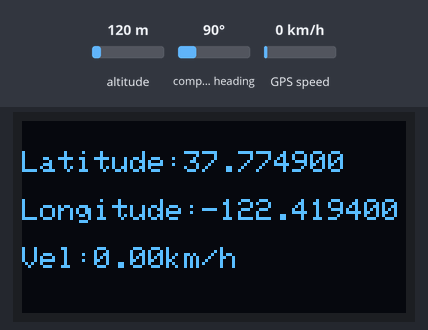
Recording of a sketch running on a simulated ESP32. Shown: 128×64 one-colour display. The inputs (shaded band) are chosen by the test bench; at power-on: GPS speed 0 km/h, altitude 120 m, compass heading 90°. WiFi joins after 1.5 s; servers stay silent unless stated; uploads are accepted with an empty reply; the GPS gets a fix after 3 s at 37.7749, -122.4194 with 8 satellites; what the sketch prints to the serial monitor is not drawn.

Above: at 5.5 s.
5.6 s: GPS speed set to 2 km/h
13.0 s: GPS speed set to 30 km/h
At 16.4 s:
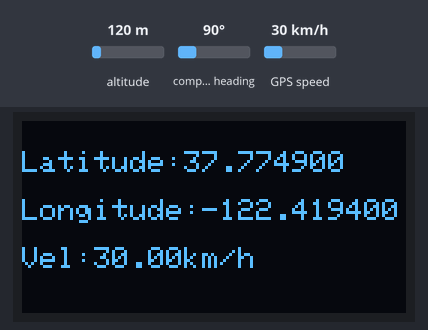
19.7 s: GPS speed set to 60 km/h
Timing chart, 0 to 22.7 s (numbered marks = the images above; inputs shaded):
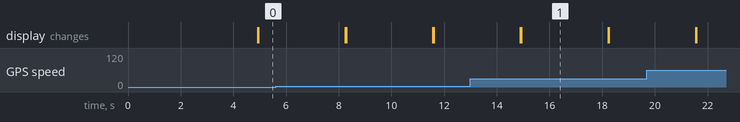

Measured:
- after the input at 13.0 s, the display: first differs from a run without the input after 1.9 s (image 1)
- what the display in image 1 shows lasts 3.3 s, from 14.9 s to 18.2 s

The sketch:

comun_BD_wifi_web.ino
```cpp
#include <TinyGPS++.h>
#include <Wire.h>
#include <WiFi.h>
#include <HTTPClient.h>
#include <Adafruit_GFX.h>
#include <Adafruit_SSD1306.h>

#define SCREEN_WIDTH 128
#define SCREEN_HEIGHT 64

const char* ssid     = "6X9:42";
const char* senha = "everybodylies";
const char* servidor = "****.com.br/***.php";
String apiKeyValor = "****";


HardwareSerial teste(1);
TinyGPSPlus gps;

Adafruit_SSD1306 display(SCREEN_WIDTH, SCREEN_HEIGHT, &Wire, -1);

void setup()
{


  teste.begin(9600, SERIAL_8N1, 16, 17);
  Serial.begin(9600);

    if(!display.begin(SSD1306_SWITCHCAPVCC, 0x3C)) {
    Serial.println(F("falha no diplay"));
    for(;;);
  }

  WiFi.begin(ssid, senha);
  Serial.println("Conectando");
  while(WiFi.status() != WL_CONNECTED) {
    delay(500);
    Serial.print(".");
  }
  Serial.println("");
  Serial.print("Conectado a rede WiFi, com o seguinte endereco IP: ");
  Serial.println(WiFi.localIP());


}

void loop()
{

  while (teste.available() > 0){
    if (gps.encode(teste.read())){
       Serial.print(F("Localizacao: "));
  if (gps.location.isValid())
  {

  display.setTextSize(1);
  display.setTextColor(WHITE);
  display.setCursor(0, 10);
  display.clearDisplay();
  Serial.print(gps.location.lat(), 6);
  Serial.print(F(","));
  Serial.print(gps.location.lng(), 6);
 display.print("Latitude:");
 display.println(gps.location.lat(), 6);
 display.println("  ");
 display.print("Longitude:");
 display.println(gps.location.lng(), 6);
 display.println("  ");
 display.display();
 Serial.print(F(" "));

  }
  else
  {
    Serial.print(F("invalido"));
  display.setTextSize(1);
  display.setTextColor(WHITE);
  display.setCursor(0, 10);
  display.clearDisplay();
    display.print("Conectando...");
  }

  Serial.print("Velocidade:");
 if(gps.speed.isValid()){
 Serial.print(F(","));
 Serial.print(gps.speed.kmph());
 display.print("Vel:");
 display.print(gps.speed.kmph());
 display.print("km/h");
 display.display();

 }

  Serial.print(F("  Data/Hora: "));
  if (gps.date.isValid())
  {
    Serial.print(gps.date.month());
    Serial.print(F("/"));
    Serial.print(gps.date.day());
    Serial.print(F("/"));
    Serial.print(gps.date.year());
  }
  else
  {
    Serial.print(F("invalido"));
  }

  Serial.print(F(" "));
  if (gps.time.isValid())
  {
    if (gps.time.hour() < 10) Serial.print(F("0"));
    Serial.print(gps.time.hour());
    Serial.print(F(":"));
    if (gps.time.minute() < 10) Serial.print(F("0"));
    Serial.print(gps.time.minute());
    Serial.print(F(":"));
    if (gps.time.second() < 10) Serial.print(F("0"));
    Serial.print(gps.time.second());
    Serial.print(F("."));
    if (gps.time.centisecond() < 10) Serial.print(F("0"));
    Serial.print(gps.time.centisecond());
  }
  else
  {
    Serial.print(F("Invalido"));
  }


  Serial.println();


//..................................................................................................................................................

     // Configurando rede WIFI

 if(WiFi.status()== WL_CONNECTED){
    HTTPClient http;

    http.begin(servidor);


    http.addHeader("Content-Type", "application/x-www-form-urlencoded", "Method","POST");


    String httpRequestData = "api_key=" + apiKeyValor + "&latitude=" + String(gps.location.lat(), 6)
                          + "&longitude=" + String(gps.location.lng(), 6) + "&velocidade=" + String(gps.speed.kmph()) +"";
    Serial.print("httpRequestData: ");
    Serial.println(httpRequestData);

    int httpResponseCode = http.POST(httpRequestData);

    if (httpResponseCode>0) {
      Serial.print("HTTP Response code: ");
      Serial.println(httpResponseCode);
    }
    else {
      Serial.print("Error code: ");
      Serial.println(httpResponseCode);
    }
    // Free resources
    http.end();
  }
  else {
    Serial.println("WiFi Desconectado");
  }
  //envia uma requisição HTTP POST  a cada 3 segundos
  delay(3000);

  // Fim da configuração WIFI


//....................................................................................................................................................

    }
    }

  if (millis() > 5000 && gps.charsProcessed() < 10)
  {
    Serial.println(F("GPS não detectado"));
    while(true);
  }

}
```
